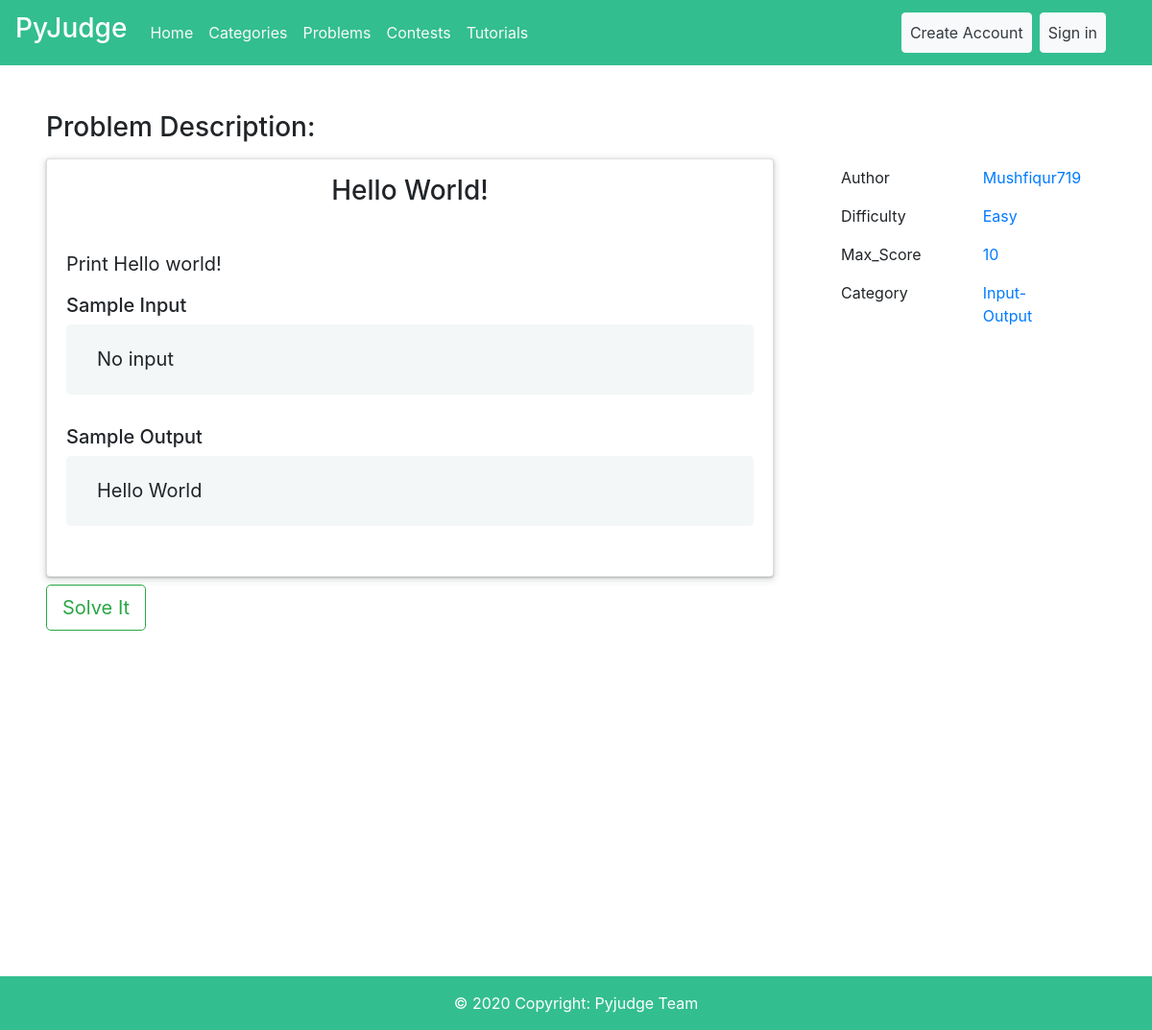
The app's page /problems/solve-section/1, older data.
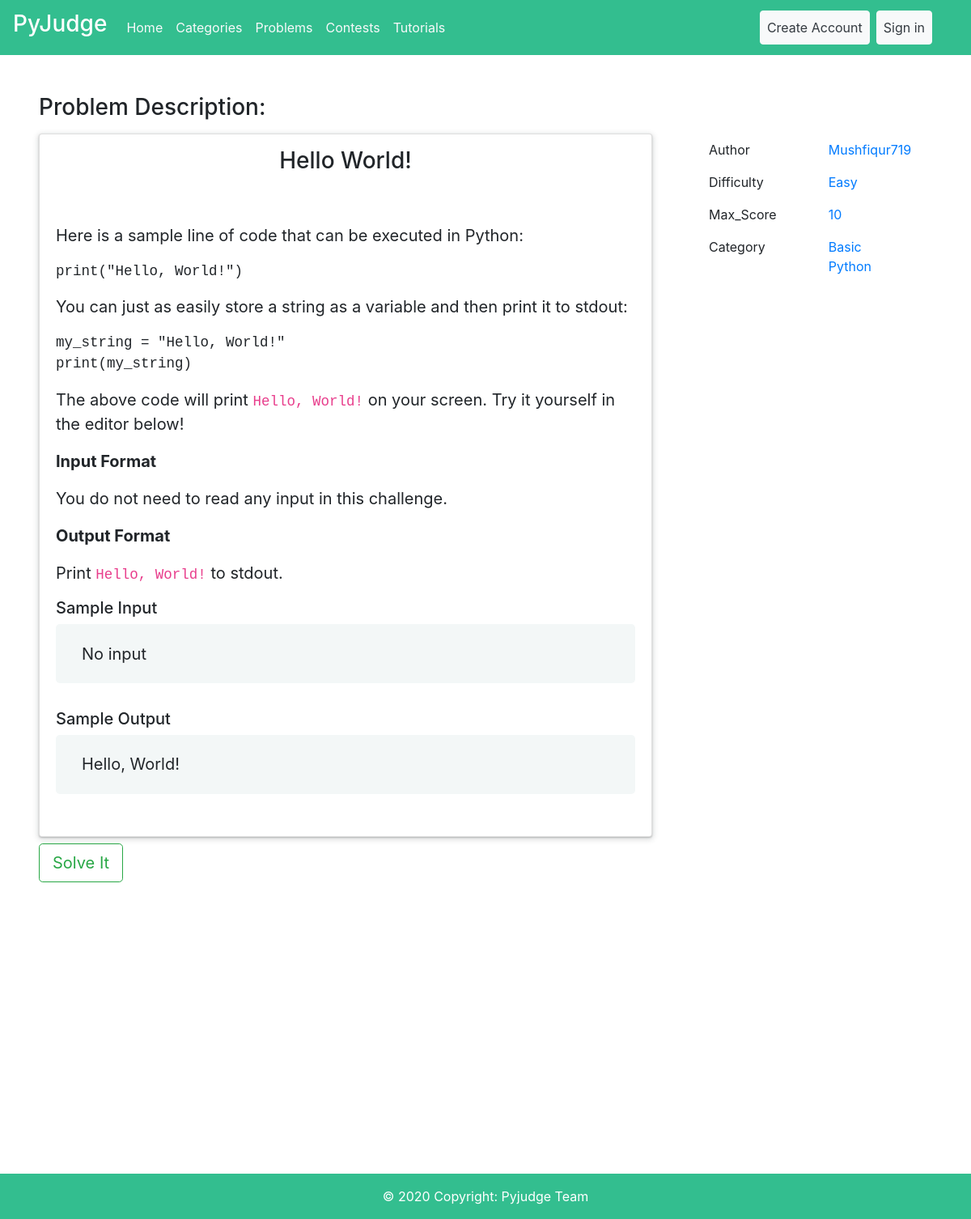
The same page, newer data.
### Problems/models.py (models this page shows, shortened)
class Problems(models.Model):
    setter = models.ForeignKey(User, on_delete=models.CASCADE, null=True)
    problem_id = models.CharField(max_length=100, unique=True)
    problem_name = models.CharField(max_length=100, unique=True)
    Problem_text = RichTextField(blank=True, null=True)
    sample_input = models.CharField(max_length=255, null=True)
    sample_output = models.CharField(max_length=255, null=True)
    input = models.FileField(upload_to='Documents/TestCase/Input', null=True)
    output = models.FileField(upload_to='Documents/TestCase/Output', null=True)
    category = models.CharField(max_length=100, choices=CATEGORY, null=True)
    level = models.CharField(max_length=20, choices=LEVEL, null=True)

### Problems/views.py (the view)
# urls.py: path('solve-section/<str:pk>', pviews.problemDetails, name='solve-section'),
def problemDetails(request,pk):
    queryset = Problems.objects.get(id=pk)
    context={'object':queryset}
    return render(request, 'Problems/solve_section.html',context)

### Templates/Problems/solve_section.html (shortened to what this page needs)
{%extends 'User/base.html' %}
{% load crispy_forms_tags %}
{% block content %}
  <div class="ml-5 mt-5">
    <h3>Problem Description:</h3>
    <div class="row mt-3">
        <div class="col-lg-8">
            <div class="card" style="box-shadow: rgba(60, 64, 67, 0.3) 0px 1px 2px 0px, rgba(60, 64, 67, 0.15) 0px 2px 6px 2px;">
                <div class="text-center py-3" style="background-color:info">
                    <h3>{{object.problem_name}} </h3>
                </div>
                <div class="card-body">
                    <blockquote class="blockquote mb-0">
                        <p>{{object.Problem_text|safe}}</p>
                        <h5>Sample Input</h5>
                        <div class="jumbotron" style="background-color:#F3F7F7; padding-top: 3%;padding-bottom: 3%;">
                          {{object.sample_input}}
                        </div>
                        <h5>Sample Output</h5>
                        <div class="jumbotron" style="background-color:#F3F7F7; padding-top: 3%;padding-bottom: 3%;">
                          {{object.sample_output}}
                        </div>
                    </blockquote>
                </div>
            </div>
            <a class="btn btn-outline-success float-left btn-lg mt-2" href="{% url 'solve' object.pk%}">Solve It</a>
        </div>
        <div class="col-lg-3">
            <div class="row">
                <div class="col-lg-6">
                    <ul style="list-style-type: none;">
                        <li class="py-2">Author</li>
                        <li class="py-2">Difficulty</li>
                        <li class="py-2">Max_Score</li>
                        <li class="py-2">Category</li>
                    </ul>
                </div>
                <div class="col-lg-6">
                  <ul style="list-style-type: none;">
                    <li class="py-2">
                      <a href="#authorname">{{object.setter}}</a>
                    </li>
                    <li class="py-2">
                      <a href="#difficulty">{{object.level}}</a>
                    </li>
                    <li class="py-2">
                      <a href="#Max_score">10</a>
                    </li>
                    <li class="py-2">
                      <a href="#Category">{{object.category}}</a>
                    </li>
                  </ul>
                </div>
            </div>
        </div>
    </div>
{% endblock %}

Row changes from the older to the newer data that the page shows:
changed Problems "Hello World!": Problem_text "Print Hello world!" → "Here is a sample line of code that can be executed in Python: print(\"Hello, World!\") You can just as easily store a string as a variable and then print it to stdout: my_string = \"Hello, World!\" print(my_string) The above code will print Hello, World! on your screen. Try it yourself in the editor below! Input Format You do not need to read any input in this challenge. Output Format Print Hello, World! to stdout."; sample_output "Hello World" → "Hello, World!"; category "Input-Output" → "Basic Python"
